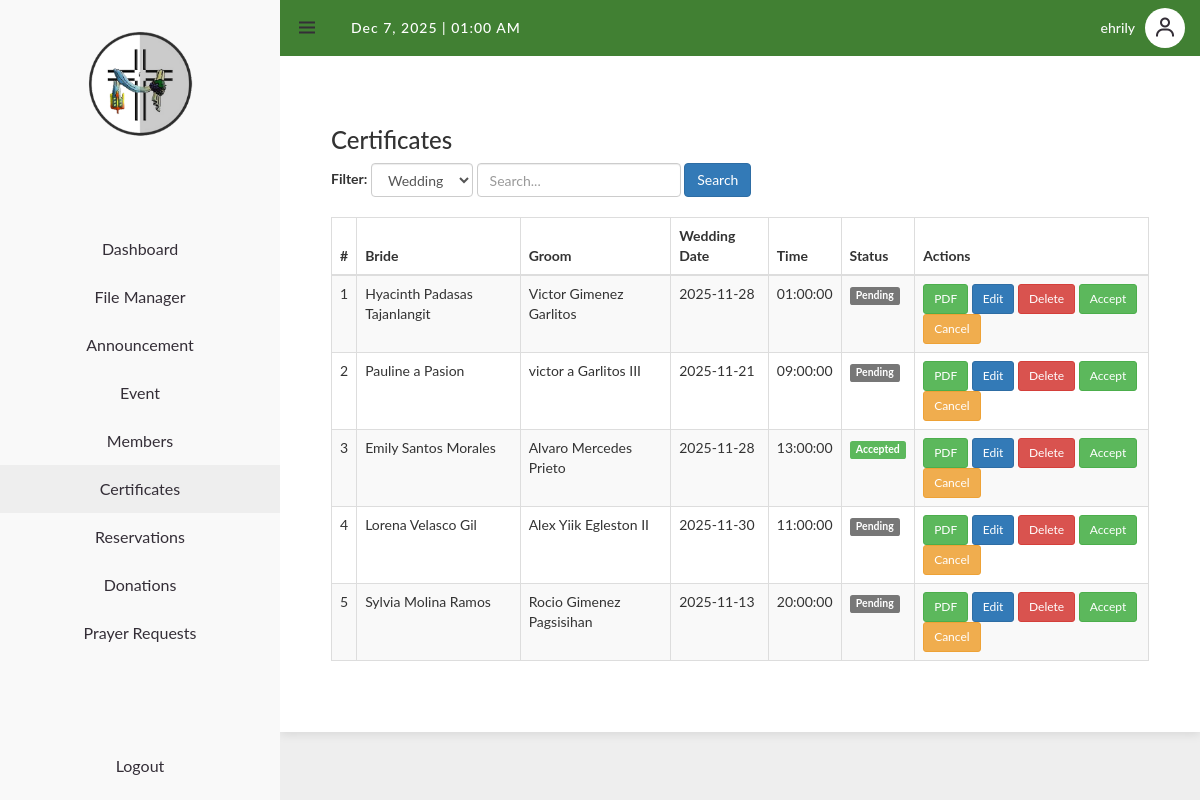
Page /private/certificate/certificate.php?type=Wedding (signed in) on the committed database.
### tables this page shows
CREATE TABLE `weddings` (
  `id` int(11) NOT NULL,
  `bride_firstname` varchar(255) DEFAULT NULL,
  `bride_middlename` varchar(255) DEFAULT NULL,
  `bride_lastname` varchar(255) DEFAULT NULL,
  `bride_suffix` varchar(50) DEFAULT NULL,
  `bride_birthdate` date DEFAULT NULL,
  `bride_age` int(3) DEFAULT NULL,
  `bride_birthplace` varchar(255) DEFAULT NULL,
  `bride_nationality` varchar(100) DEFAULT NULL,
  `bride_address` varchar(255) DEFAULT NULL,
  `bride_contact` varchar(50) DEFAULT NULL,
  `groom_firstname` varchar(255) DEFAULT NULL,
  `groom_middlename` varchar(255) DEFAULT NULL,
  `groom_lastname` varchar(255) DEFAULT NULL,
  `groom_suffix` varchar(50) DEFAULT NULL,
  `groom_birthdate` date DEFAULT NULL,
  `groom_age` int(3) DEFAULT NULL,
  `groom_birthplace` varchar(255) DEFAULT NULL,
  `groom_nationality` varchar(100) DEFAULT NULL,
  `groom_address` varchar(255) DEFAULT NULL,
  `groom_contact` varchar(50) DEFAULT NULL,
  `phone` varchar(50) DEFAULT NULL,
  `date` date DEFAULT NULL,
  `time` time DEFAULT NULL,
  `best_man_firstname` varchar(255) DEFAULT NULL,
  `best_man_middlename` varchar(255) DEFAULT NULL,
  `best_man_lastname` varchar(255) DEFAULT NULL,
  `best_man_suffix` varchar(50) DEFAULT NULL,
  `maid_of_honor_firstname` varchar(255) DEFAULT NULL,
  `maid_of_honor_middlename` varchar(255) DEFAULT NULL,
  `maid_of_honor_lastname` varchar(255) DEFAULT NULL,
  `maid_of_honor_suffix` varchar(50) DEFAULT NULL,
  `reservation_type` varchar(50) DEFAULT 'wedding',
  `status` varchar(20) NOT NULL DEFAULT 'Pending'
);

### private/certificate/certificate.php (the view, shortened to what this page needs)
<?php
require_once 'connection.php';
$admin_name = !empty($_SESSION['givenname']) ? $_SESSION['givenname'] : $_SESSION['username'];
function fullName($f, $m, $l, $s) {
    return trim("$f $m $l $s");
}
$filterType = $_GET['type'] ?? '';
$search = $_GET['search'] ?? '';
$table = 'baptisms';
if ($filterType === 'Funeral') $table = 'funerals';
elseif ($filterType === 'Wedding') $table = 'weddings';
$where = [];
$whereSQL = $where ? "WHERE " . implode(" AND ", $where) : "";
$stmt = $dbh->prepare("SELECT * FROM $table $whereSQL ORDER BY id DESC");
$stmt->execute();
$results = $stmt->fetchAll(PDO::FETCH_OBJ);
?>
<!DOCTYPE html>
<html lang="en">
<head>
<link href="https://maxcdn.bootstrapcdn.com/bootstrap/3.3.0/css/bootstrap.min.css" rel="stylesheet">
<link href="https://unpkg.com/boxicons@2.1.4/css/boxicons.min.css" rel="stylesheet">
<link href="certificate.css" rel="stylesheet">
</head>
<body>
<section id="sidebar" <?php if ($hideSidebar) echo 'class="hide"'; ?>>
<a href="#" class="label">
<img src="../santa krus logo.png" alt="Logo" class="logo" />
</a>
<ul class="side-menu top">
<li><a href="../dashboard.php"><span class="text">Dashboard</span></a></li>
<li><a href="../stk/filemanager.php"><span class="text">File Manager</span></a></li>
<li><a href="../stk/announcement.php"><span class="text">Announcement</span></a></li>
<li><a href="#"><span class="text">Event</span></a></li>
<li><a href="../stk/members.php"><span class="text">Members</span></a></li>
<li class="active"><a href="#"><span class="text">Certificates</span></a></li>
<li><a href="../booking_sacraments.php"><span class="text">Reservations</span></a></li>
<li><a href="../donations.php" data-section="dashboard"><span class="text">Donations</span></a></li>
<li><a href="../prayer_admin.php"><span class="text">Prayer Requests</span></a></li>
</ul>
<ul class="side-menu">
<li><a href="logout.php" class="logout"><span class="text">Logout</span></a></li>
</ul>
</section>
<section id="content">
<nav>
<i class='bx bx-menu'></i>
<div id="datetime"></div>
<div class="profile">
<span class="greeting"><?php echo htmlspecialchars($admin_name); ?></span>
<a href="#" class="profile-link"><i class='bx bx-user'></i></a>
</div>
</nav>
  <div class="main-content">
    <h3>Certificates</h3>
    <form method="get" class="form-inline">
        <label>Filter:</label>
        <select name="type" class="form-control" onchange="this.form.submit()">
            <option value="Wedding" <?= $filterType==='Wedding'?'selected':'' ?>>Wedding</option>
        </select>
        <input type="text" name="search" class="form-control" value="<?= htmlspecialchars($search) ?>" placeholder="Search...">
        <button class="btn btn-primary">Search</button>
    </form>
    <div class="table-responsive" style="margin-top:20px;">
    <table class="table table-bordered table-striped">
    <thead>
    <tr>
        <th>#</th>
        <?php if ($filterType === 'Funeral'): ?>
            <th>Deceased</th><th>Birthdate</th><th>Funeral Date</th>
            <th>Time</th><th>Address</th><th>Contact Person</th><th>Relation</th>
            <th>Contact No</th><th>Email</th><th>Status</th><th>Actions</th>
        <?php elseif ($filterType === 'Wedding'): ?>
            <th>Bride</th><th>Groom</th><th>Wedding Date</th><th>Time</th>
            <th>Status</th><th>Actions</th>
        <?php else: ?>
            <th>Child</th><th>Date of Birth</th><th>Place of Birth</th>
            <th>Father</th><th>Mother</th><th>Baptism Date</th>
            <th>Status</th><th>Actions</th>
        <?php endif; ?>
    </tr>
    </thead>
<tbody>
    <?php
    $cnt = 1;
    if ($results) {
        foreach ($results as $r) {
            $statusClass =
                $r->status === 'Accepted' ? 'label-success' :
                ($r->status === 'Cancelled' ? 'label-warning' : 'label-default');
            echo "<tr><td>{$cnt}</td>";
            if ($filterType === 'Funeral') {
                $deceased = fullName(
                    $r->deceased_firstname,
                    $r->deceased_middlename,
                    $r->deceased_lastname,
                    $r->deceased_suffix
                );
                $contactPerson = fullName(
                    $r->contact_person_firstname,
                    $r->contact_person_middlename,
                    $r->contact_person_lastname,
                    $r->contact_person_suffix
                );
                echo "
                    <td>$deceased</td>
                    <td>{$r->deceased_dob}</td>
                    <td>{$r->funeral_date}</td>
                    <td>{$r->funeral_time}</td>
                    <td>{$r->funeral_address}</td>
                    <td>$contactPerson</td>
                    <td>{$r->contact_person_relation}</td>
                    <td>{$r->contact_person_contact_no}</td>
                    <td>{$r->contact_person_email}</td>
                    <td><span class='label {$statusClass}'>{$r->status}</span></td>
                    <td>
                        <a href='funeral_pdf.php?id={$r->id}' class='btn btn-success btn-sm'>PDF</a>
                        <a href='edit_funeral.php?id={$r->id}' class='btn btn-primary btn-sm'>Edit</a>
                        <a href='certificate.php?del={$r->id}&type=Funeral' class='btn btn-danger btn-sm'>Delete</a>
                        <a href='certificate.php?accept={$r->id}&type=Funeral' class='btn btn-success btn-sm'>Accept</a>
                        <a href='certificate.php?cancel={$r->id}&type=Funeral' class='btn btn-warning btn-sm'>Cancel</a>
                    </td>
                ";
            } elseif ($filterType === 'Wedding') {
                $bride = fullName($r->bride_firstname, $r->bride_middlename, $r->bride_lastname, $r->bride_suffix);
                $groom = fullName($r->groom_firstname, $r->groom_middlename, $r->groom_lastname, $r->groom_suffix);
                echo "
                    <td>$bride</td>
                    <td>$groom</td>
                    <td>{$r->date}</td>
                    <td>{$r->time}</td>
                    <td><span class='label {$statusClass}'>{$r->status}</span></td>
                    <td>
                        <a href='wedding_pdf.php?id={$r->id}' class='btn btn-success btn-sm'>PDF</a>
                        <a href='edit_wedding.php?id={$r->id}' class='btn btn-primary btn-sm'>Edit</a>
                        <a href='certificate.php?del={$r->id}&type=Wedding' class='btn btn-danger btn-sm'>Delete</a>
                        <a href='certificate.php?accept={$r->id}&type=Wedding' class='btn btn-success btn-sm'>Accept</a>
                        <a href='certificate.php?cancel={$r->id}&type=Wedding' class='btn btn-warning btn-sm'>Cancel</a>
                    </td>
                ";
            }
            echo "</tr>";
            $cnt++;
        }
    } else {
        echo "<tr><td colspan='15' class='text-center'>No records found.</td></tr>";
    }
    ?>
  </tbody>
  </table>
  </div>
  </div>
</section>
</body>
</html>

### private/certificate/certificate.css (style rules this page uses)
* { margin: 0; padding: 0; box-sizing: border-box; }
a { text-decoration: none; }
li { list-style: none; }
:root { --poppins: 'Poppins', sans-serif; --lato: 'Lato', sans-serif; --light: #F9F9F9; --blue: #3C91E6; --grey: #eee; --dark-grey: #AAAAAA; --dark: #342E37; --red: #DB504A; --green: #418033; --success: #16a34a; --warning: #f59e0b; --danger: #dc2626; }
html, body { height: 100%; overflow-x: hidden; }
body { background: var(--grey); font-family: var(--lato); }
#sidebar { position: fixed; top: 0; left: 0; width: 280px; height: 100%; background: var(--light); z-index: 2000; transition: .3s ease; display: flex; flex-direction: column; justify-content: space-between; padding: 0; }
#sidebar .label { height: 150px; display: flex; align-items: center; justify-content: center; padding-top: 20px; }
#sidebar .label .logo { width: 100%; height: 100%; object-fit: contain; }
#sidebar .side-menu { width: 100%; }
#sidebar .side-menu li { height: 48px; }
#sidebar .side-menu li a { display: flex; align-items: center; justify-content: center; height: 100%; font-size: 16px; color: var(--dark); text-decoration: none; }
#sidebar .side-menu li.active { background: var(--grey); }
#content { position: relative; width: calc(100% - 280px); left: 280px; transition: .3s ease; min-width: 0; }
#content nav { height: 56px; background-color: #418033; padding: 0 15px; display: flex; align-items: center; justify-content: space-between; grid-gap: 16px; position: sticky; top: 0; z-index: 1000; }
#content nav .bx { font-size: 24px; color: var(--dark); cursor: pointer; }
#content nav a { color: var(--dark); }
#content nav #datetime { color: white; font-size: 14px; font-weight: 500; letter-spacing: 1px; margin-left: 16px; flex-grow: 1; }
#content nav .profile { display: flex; align-items: center; gap: 10px; }
#content nav .profile .greeting { font-size: 14px; color: var(--light); font-weight: 500; }
#content nav .profile-link { display: flex; align-items: center; justify-content: center; width: 40px; height: 40px; border-radius: 50%; background-color: #ffffff; font-size: 24px; transition: background-color 0.3s ease, transform 0.2s ease; }
.main-content { background: white; padding: 51px; box-shadow: 0 2px 10px rgba(0, 0, 0, 0.1); width: 100%; }

### rows in the picture
weddings: bride "Hyacinth Padasas Tajanlangit", groom "Victor Gimenez Garlitos", date "2025-11-28", time "01:00:00", status "Pending"
weddings: bride "Pauline a Pasion", groom "victor a Garlitos III", date "2025-11-21", time "09:00:00", status "Pending"
weddings: bride "Emily Santos Morales", groom "Alvaro Mercedes Prieto", date "2025-11-28", time "13:00:00", status "Accepted"
weddings: bride "Lorena Velasco Gil", groom "Alex Yiik Egleston II", date "2025-11-30", time "11:00:00", status "Pending"
weddings: bride "Sylvia Molina Ramos", groom "Rocio Gimenez Pagsisihan", date "2025-11-13", time "20:00:00", status "Pending"

### other values in the picture
$admin_name "ehrily"
